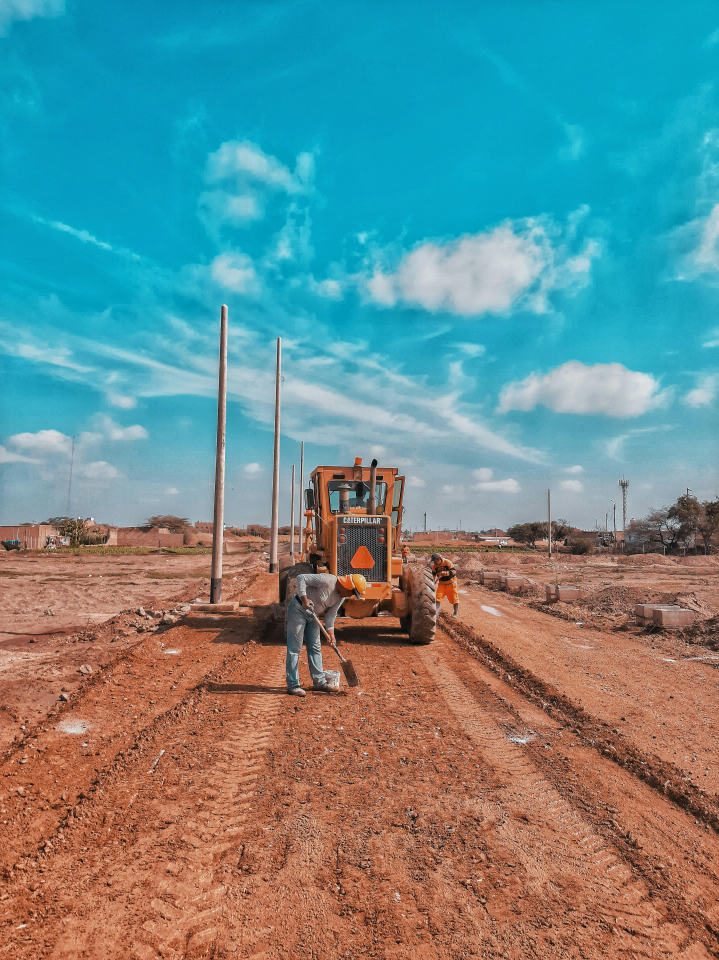
#> input picture ai-ppe-intrusion-detection/images/sample5.jpg, 4312 x 5760 px (shown at 1/6 size)
$ python -i infer.py   (imports and definitions only)
#> lines starting #> are read from the running program, lines starting #| are printed output that depends on the picture; after the words box and inside, x2 and y2 are one past the last pixel; in counts of white or black regions, pixels touching at a corner belong together
#> further down, picture is the input picture: shape (5760, 4312, 3); mean B, G, R 141.6, 140, 106.3
"""
infer.py - Run PPE + Intrusion detection on an image, video file, or webcam.

Usage:
    python scripts/infer.py --source data/ppe/test/images/sample.jpg
    python scripts/infer.py --source data/ppe/test/images --save
    python scripts/infer.py --source path/to/video.mp4 --save
    python scripts/infer.py --source 0
    python scripts/infer.py --source data/ppe/test/images --weights runs/train/best.pt
"""

import sys
import os
import csv
import json
import argparse
import webbrowser
import cv2
import numpy as np
from collections import Counter
from datetime import datetime

# Ensure project imports work when running from scripts/.
sys.path.insert(0, os.path.join(os.path.dirname(__file__), '..'))

# Always run from project root regardless of where VS Code launched from.
# [1 line not run here, left out]

from src.detectors.ppe_detector import PPEDetector
from src.detectors.intrusion_detector import IntrusionDetector
from src.utils.activity_rules import detect_activity
from src.utils.road_layer_validator import classify_layer
from src.utils.visualization import draw_detections, save_json_log

IMAGE_EXTS = {'.jpg', '.jpeg', '.png', '.bmp', '.tif', '.tiff'}
VIDEO_EXTS = {'.mp4', '.avi', '.mov', '.mkv', '.webm'}


# [211 lines left out: functions parse_args, _open_dashboard, build_pipeline, run_on_image, _save_report, not called in this run]


TOOL_TASK_MAP = {
    'asphalt_rake': 'Paving Worker',
    'shovel':       'Material Handling Worker',
    'broom':        'Surface Preparation Worker',
}


# [311 lines left out: functions _save_html_report, _load_tools_model, _load_machinery_model, _load_road_layer_model, _detect_tool, _detect_machinery, not called in this run]


def _extract_activity_features(frame):
    """Compute lightweight frame features for score-based activity logic."""
    gray = cv2.cvtColor(frame, cv2.COLOR_BGR2GRAY)
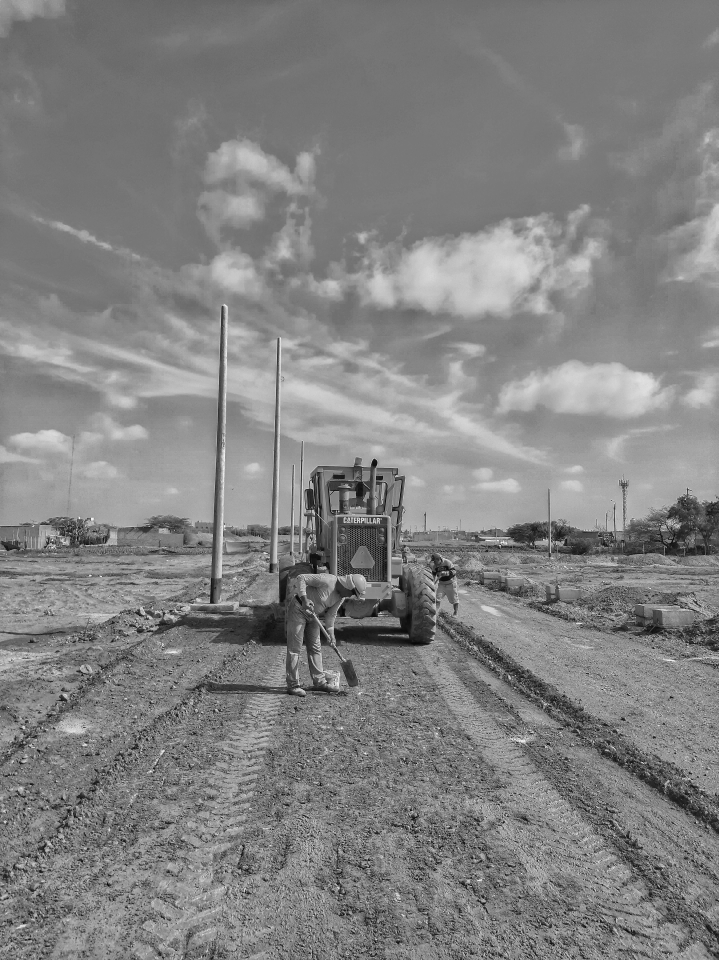
#> gray: shape (5760, 4312) (shown at 1/6 size); min 0, max 255, mean 130.1
    edges = cv2.Canny(gray, 75, 150)
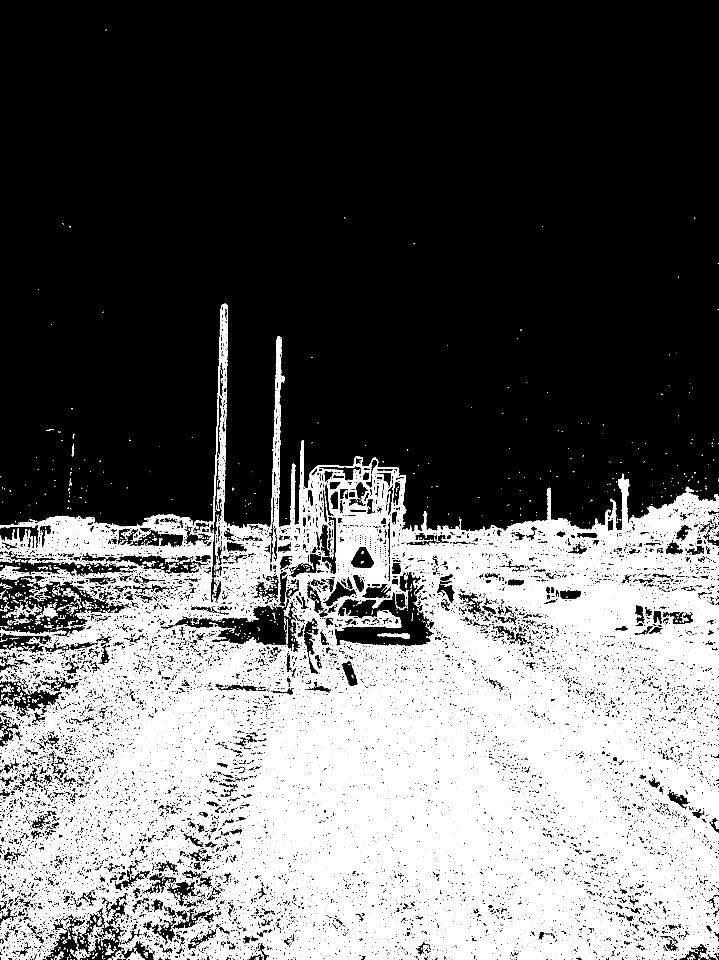
#> edges: shape (5760, 4312) (shown at 1/6 size); 12.9% white in thin lines or dots
    edge_density = float(np.count_nonzero(edges)) / float(max(edges.size, 1))
#> edge_density = 0.129
    texture_variance = float(np.var(gray) / (255.0 * 255.0))
#> texture_variance = 0.023

    hsv = cv2.cvtColor(frame, cv2.COLOR_BGR2HSV)
#> hsv: shape (5760, 4312, 3); mean H, S, V 56.4, 158.5, 179.6
    # Green-ish hue band ratio as simple vegetation/context cue.
    green_mask = cv2.inRange(hsv, (35, 30, 30), (90, 255, 255))
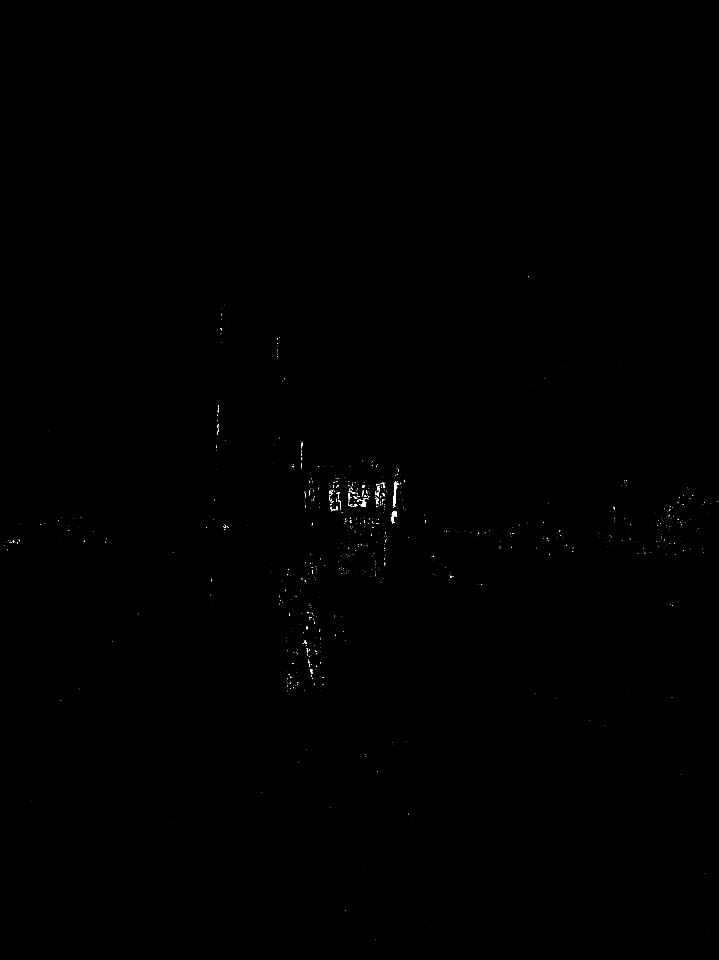
#> green_mask: shape (5760, 4312) (shown at 1/6 size); 0.04% white; 1358 white regions (1272 under 20 px), largest, box (x1, y1, x2, y2) and area: (2357, 2889, 2383, 3039) 1335, (2350, 3087, 2382, 3137) 496, (2165, 3023, 2193, 3042) 366
    green_ratio = float(np.count_nonzero(green_mask)) / float(max(green_mask.size, 1))
#> green_ratio = 0.000407
    return {
        'edge_density': edge_density,
        'texture_variance': texture_variance,
        'green_ratio': green_ratio,
    }


# [404 lines left out: functions _build_activity_frame_payload, _draw_machinery_boxes, _detect_road_layer, _draw_road_layer_text, run_on_video, main, not called in this run]


# [2 lines not run here, left out]

>>> import cv2
>>> picture = cv2.imread('../images/sample5.jpg')
>>> result = _extract_activity_features(picture)
#> result = {'edge_density': 0.129, 'texture_variance': 0.023, 'green_ratio': 0.000407}
